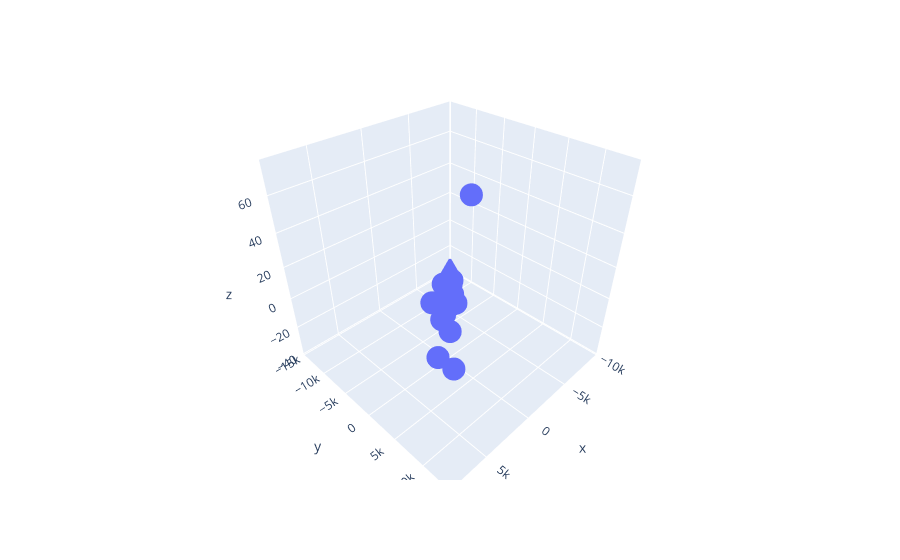

Notebook source saved alongside this figure:
### Code cell
import plotly.express as px
import pandas as pd

df = pd.DataFrame(columns=['x', 'y', 'z'], data=points_3d_arr)
fig = px.scatter_3d(df, x='x', y='y', z='z')
fig.show()

### Figure 1 — Plotly figure (JSON) as saved in the notebook; plotly's stock layout.template omitted (floating-point values rounded to 4 significant figures; data arrays with more than 128 entries replaced by an {"elided": "..."} marker saying what was removed)
{"data": [{"hovertemplate": "x=%{x}<br>y=%{y}<br>z=%{z}<extra></extra>", "legendgroup": "", "marker": {"color": "#636efa", "symbol": "circle"}, "mode": "markers", "name": "", "scene": "scene", "showlegend": false, "type": "scatter3d", "x": {"elided": "6604 float values"}, "y": {"elided": "6604 float values"}, "z": {"elided": "6604 float values"}}], "layout": {"legend": {"tracegroupgap": 0}, "margin": {"t": 60}, "scene": {"domain": {"x": [0, 1], "y": [0, 1]}, "xaxis": {"title": {"text": "x"}}, "yaxis": {"title": {"text": "y"}}, "zaxis": {"title": {"text": "z"}}}}}
